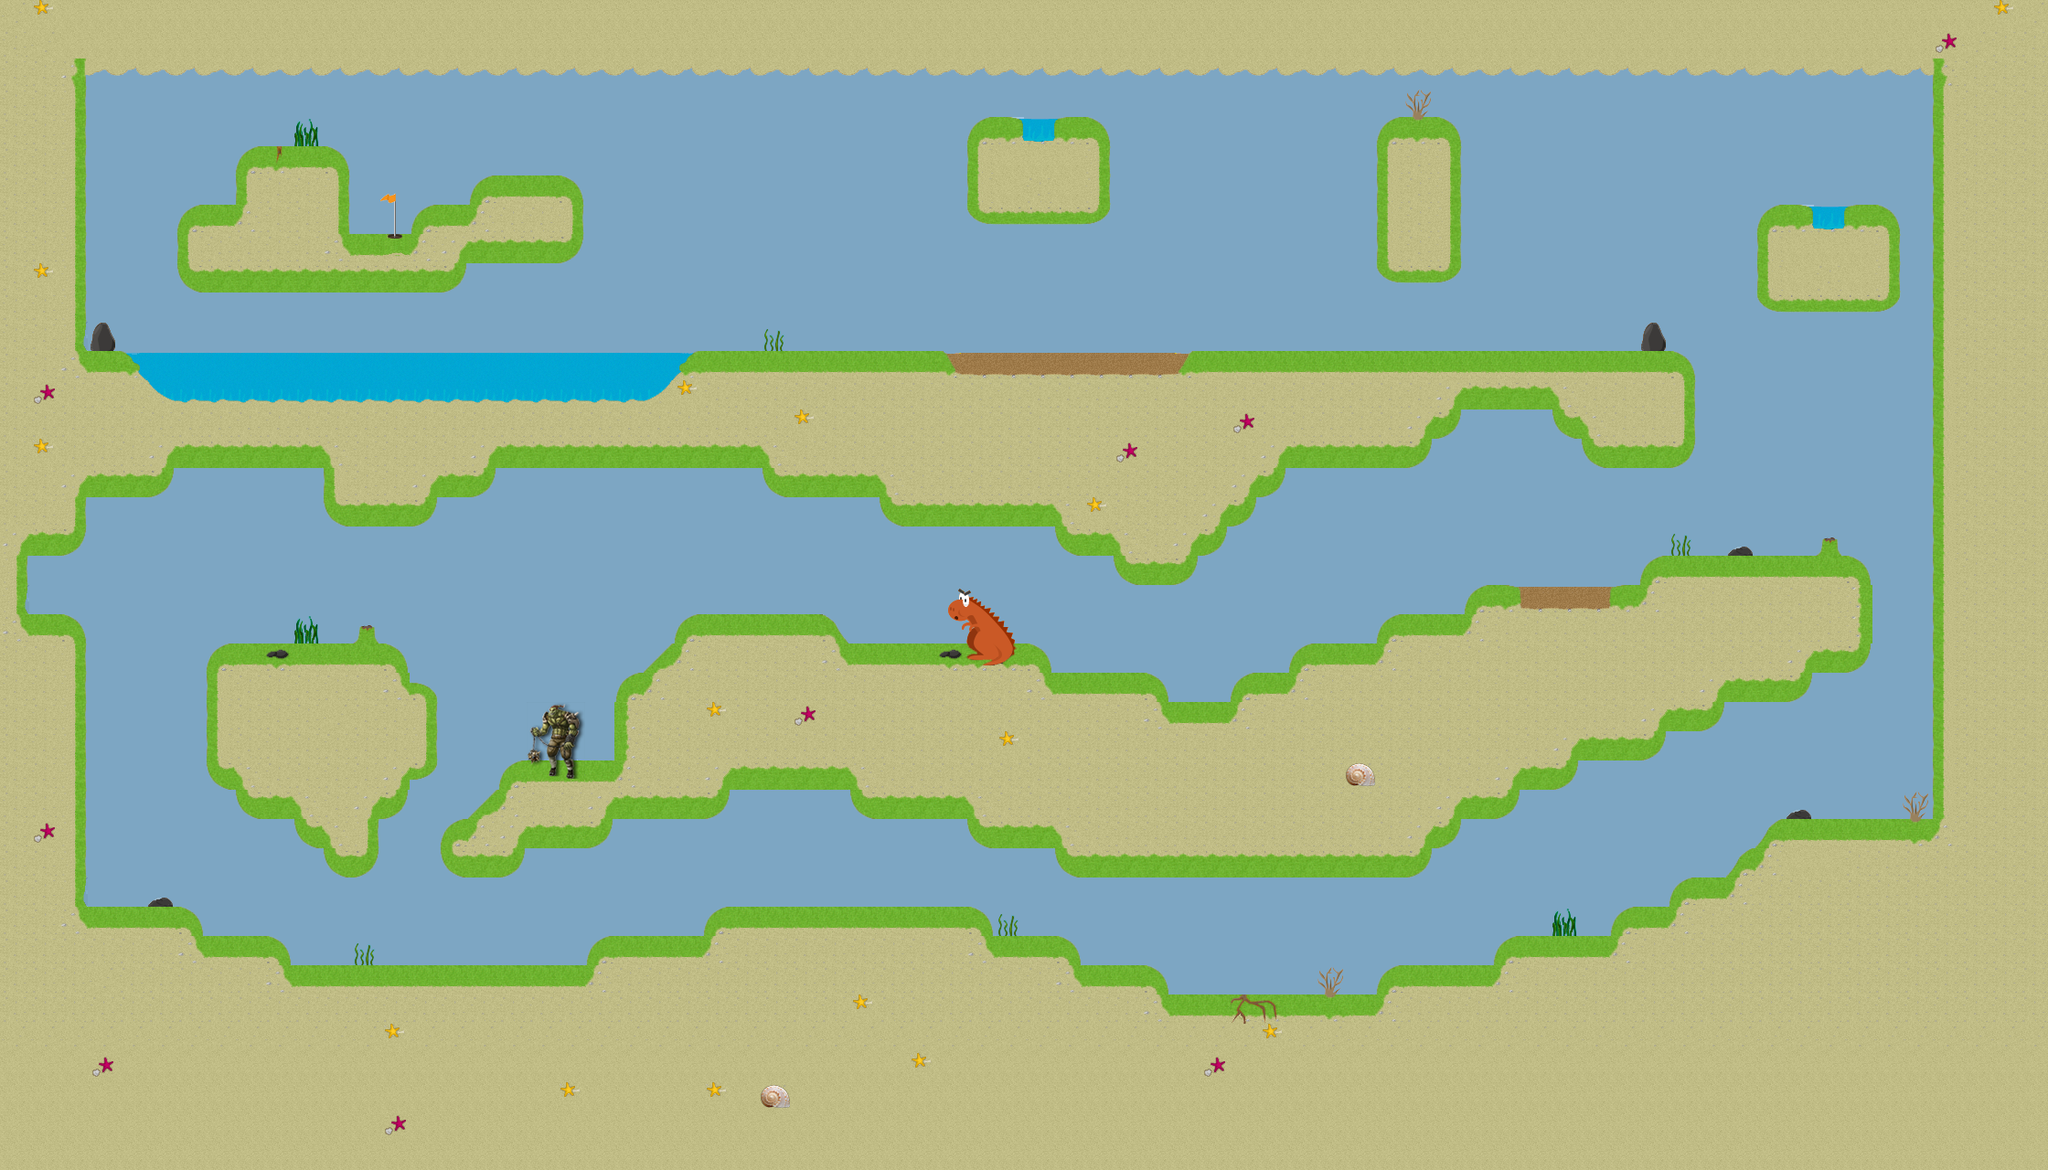

This game map was drawn from its Tiled (.tmx) file and the tilesets committed beside it. A one-line description and the trimmed map source follow:
An orthogonal 70x40 tile map with 32x32 px tiles, 1 tile layer (Tile Layer 1).

<map version="1.0" orientation="orthogonal" renderorder="right-down" width="70" height="40" tilewidth="32" tileheight="32" nextobjectid="1">
 <properties>
  <property name="ball_destroying_indexes" value="8,71,72,73,74,75,102,103,104,105,121,122,123,124,125,126,127,128,129,130,131,132" />
  <property name="ball_start_position_x" value="64" />
  <property name="ball_start_position_y" value="13" />
  <property name="force_applying_indexes" value="10,13,25,28" />
  <property name="hole_index" value="55" />
  <property name="par" value="10" />
  <property name="slow_down_indexes" value="5,87,89,90,106,117" />
 </properties>
 <tileset firstgid="1" name="tiles" tilewidth="32" tileheight="32" spacing="2">
  <image source="../packer/level2.png" width="512" height="512" />
  <tile id="4">
   <properties>
    <property name="colision_sound" value="ash.mp3" />
    <property name="depth" value="0.2" />
    <property name="obstacle_file" value="5.png" />
   </properties>
  </tile>
  <tile id="7">
   <properties>
    <property name="colision_sound" value="magma_plum.mp3" />
    <property name="destroy_position_offset" value="0.2" />
    <property name="fall_velocity" value="-0.8" />
    <property name="obstacle_file" value="8.png" />
   </properties>
  </tile>
  <tile id="9">
   <properties>
    <property name="angle" value="62" />
    <property name="colision_sound" value="wind.mp3" />
    <property name="intensity" value="250" />
    <property name="range" value="3" />
    <property name="type" value="1" />
    <property name="x_first_arm_angle" value="0" />
    <property name="x_force_beggining" value="25" />
    <property name="y_first_arm_angle" value="18" />
    <property name="y_force_beggining" value="28" />
   </properties>
  </tile>
  <tile id="12">
   <properties>
    <property name="angle" value="45" />
    <property name="colision_sound" value="wind.mp3" />
    <property name="intensity" value="200" />
    <property name="range" value="2" />
    <property name="type" value="1" />
    <property name="x_first_arm_angle" value="2" />
    <property name="x_force_beggining" value="23" />
    <property name="y_first_arm_angle" value="17" />
    <property name="y_force_beggining" value="26" />
   </properties>
  </tile>
  <tile id="24">
   <properties>
    <property name="angle" value="62" />
    <property name="colision_sound" value="wind.mp3" />
    <property name="intensity" value="250" />
    <property name="range" value="3" />
    <property name="type" value="1" />
    <property name="x_first_arm_angle" value="0" />
    <property name="x_force_beggining" value="25" />
    <property name="y_first_arm_angle" value="18" />
    <property name="y_force_beggining" value="28" />
   </properties>
  </tile>
  <tile id="27">
   <properties>
    <property name="angle" value="40" />
    <property name="colision_sound" value="wind.mp3" />
    <property name="intensity" value="100" />
    <property name="range" value="3" />
    <property name="type" value="1" />
    <property name="x_first_arm_angle" value="32" />
    <property name="x_force_beggining" value="20" />
    <property name="y_first_arm_angle" value="8" />
    <property name="y_force_beggining" value="10" />
   </properties>
  </tile>
  <tile id="54">
   <properties>
    <property name="hole_file" value="55.png" />
   </properties>
  </tile>
  <tile id="70">
   <properties>
    <property name="destroy_position_offset" value="-1" />
    <property name="fall_velocity" value="-0.8" />
    <property name="obstacle_file" value="71.png" />
   </properties>
  </tile>
  <tile id="71">
   <properties>
    <property name="destroy_position_offset" value="-1" />
    <property name="fall_velocity" value="-0.8" />
    <property name="obstacle_file" value="72.png" />
   </properties>
  </tile>
  <tile id="72">
   <properties>
    <property name="destroy_position_offset" value="0.05" />
    <property name="fall_velocity" value="-0.8" />
    <property name="obstacle_file" value="73.png" />
   </properties>
  </tile>
  <tile id="73">
   <properties>
    <property name="destroy_position_offset" value="0.05" />
    <property name="fall_velocity" value="-0.8" />
    <property name="obstacle_file" value="74.png" />
   </properties>
  </tile>
  <tile id="74">
   <properties>
    <property name="destroy_position_offset" value="0.05" />
    <property name="fall_velocity" value="-0.8" />
    <property name="obstacle_file" value="75.png" />
   </properties>
  </tile>
  <tile id="86">
   <properties>
    <property name="colision_sound" value="ash.mp3" />
    <property name="depth" value="0.2" />
    <property name="obstacle_file" value="87.png" />
   </properties>
  </tile>
  <tile id="88">
   <properties>
    <property name="colision_sound" value="ash.mp3" />
    <property name="depth" value="0.2" />
    <property name="obstacle_file" value="89.png" />
   </properties>
  </tile>
  <tile id="89">
   <properties>
    <property name="colision_sound" value="ash.mp3" />
    <property name="depth" value="0.2" />
    <property name="obstacle_file" value="90.png" />
   </properties>
  </tile>
  <tile id="101">
   <properties>
    <property name="colision_sound" value="magma_plum.mp3" />
    <property name="destroy_position_offset" value="-1" />
    <property name="fall_velocity" value="-0.8" />
    <property name="obstacle_file" value="102.png" />
   </properties>
  </tile>
  <tile id="102">
   <properties>
    <property name="destroy_position_offset" value="-1" />
    <property name="fall_velocity" value="-0.8" />
    <property name="obstacle_file" value="103.png" />
   </properties>
  </tile>
  <tile id="103">
   <properties>
    <property name="colision_sound" value="magma_plum.mp3" />
    <property name="destroy_position_offset" value="0.2" />
    <property name="fall_velocity" value="-0.8" />
    <property name="obstacle_file" value="104.png" />
   </properties>
  </tile>
  <tile id="104">
   <properties>
    <property name="colision_sound" value="magma_plum.mp3" />
    <property name="destroy_position_offset" value="0.2" />
    <property name="fall_velocity" value="-0.8" />
    <property name="obstacle_file" value="105.png" />
   </properties>
  </tile>
  <tile id="105">
   <properties>
    <property name="colision_sound" value="ash.mp3" />
    <property name="depth" value="0.2" />
    <property name="obstacle_file" value="106.png" />
   </properties>
  </tile>
  <tile id="116">
   <properties>
    <property name="colision_sound" value="ash.mp3" />
    <property name="depth" value="0.2" />
    <property name="obstacle_file" value="117.png" />
   </properties>
  </tile>
  <tile id="120">
   <properties>
    <property name="colision_sound" value="magma_plum.mp3" />
    <property name="destroy_position_offset" value="-1" />
    <property name="fall_velocity" value="-0.8" />
    <property name="obstacle_file" value="118.png" />
   </properties>
  </tile>
  <tile id="121">
   <properties>
    <property name="destroy_position_offset" value="-1" />
    <property name="fall_velocity" value="-0.8" />
    <property name="obstacle_file" value="119.png" />
   </properties>
  </tile>
  <tile id="122">
   <properties>
    <property name="destroy_position_offset" value="-1" />
    <property name="fall_velocity" value="-0.8" />
    <property name="obstacle_file" value="120.png" />
   </properties>
  </tile>
  <tile id="123">
   <properties>
    <property name="destroy_position_offset" value="0.3" />
    <property name="fall_velocity" value="-0.8" />
    <property name="obstacle_file" value="121.png" />
   </properties>
  </tile>
  <tile id="124">
   <properties>
    <property name="destroy_position_offset" value="0.3" />
    <property name="fall_velocity" value="-0.8" />
    <property name="obstacle_file" value="122.png" />
   </properties>
  </tile>
  <tile id="125">
   <properties>
    <property name="destroy_position_offset" value="0.3" />
    <property name="fall_velocity" value="-0.8" />
    <property name="obstacle_file" value="123.png" />
   </properties>
  </tile>
  <tile id="126">
   <properties>
    <property name="destroy_position_offset" value="-1" />
    <property name="fall_velocity" value="-0.8" />
    <property name="obstacle_file" value="124.png" />
   </properties>
  </tile>
  <tile id="127">
   <properties>
    <property name="destroy_position_offset" value="0.3" />
    <property name="fall_velocity" value="-0.8" />
    <property name="obstacle_file" value="125.png" />
   </properties>
  </tile>
  <tile id="128">
   <properties>
    <property name="destroy_position_offset" value="0.3" />
    <property name="fall_velocity" value="-0.8" />
    <property name="obstacle_file" value="126.png" />
   </properties>
  </tile>
  <tile id="129">
   <properties>
    <property name="destroy_position_offset" value="0.3" />
    <property name="fall_velocity" value="-0.8" />
    <property name="obstacle_file" value="127.png" />
   </properties>
  </tile>
  <tile id="130">
   <properties>
    <property name="destroy_position_offset" value="-1" />
    <property name="fall_velocity" value="-0.8" />
    <property name="obstacle_file" value="128.png" />
   </properties>
  </tile>
  <tile id="131">
   <properties>
    <property name="colision_sound" value="magma_plum.mp3" />
    <property name="destroy_position_offset" value="-1" />
    <property name="fall_velocity" value="-0.8" />
    <property name="obstacle_file" value="129.png" />
   </properties>
  </tile>
 </tileset>
 <layer name="Tile Layer 1" width="70" height="40">
  <data>[2800 cells, 2800 non-empty, 74 distinct tile ids]</data>
 </layer>
</map>
